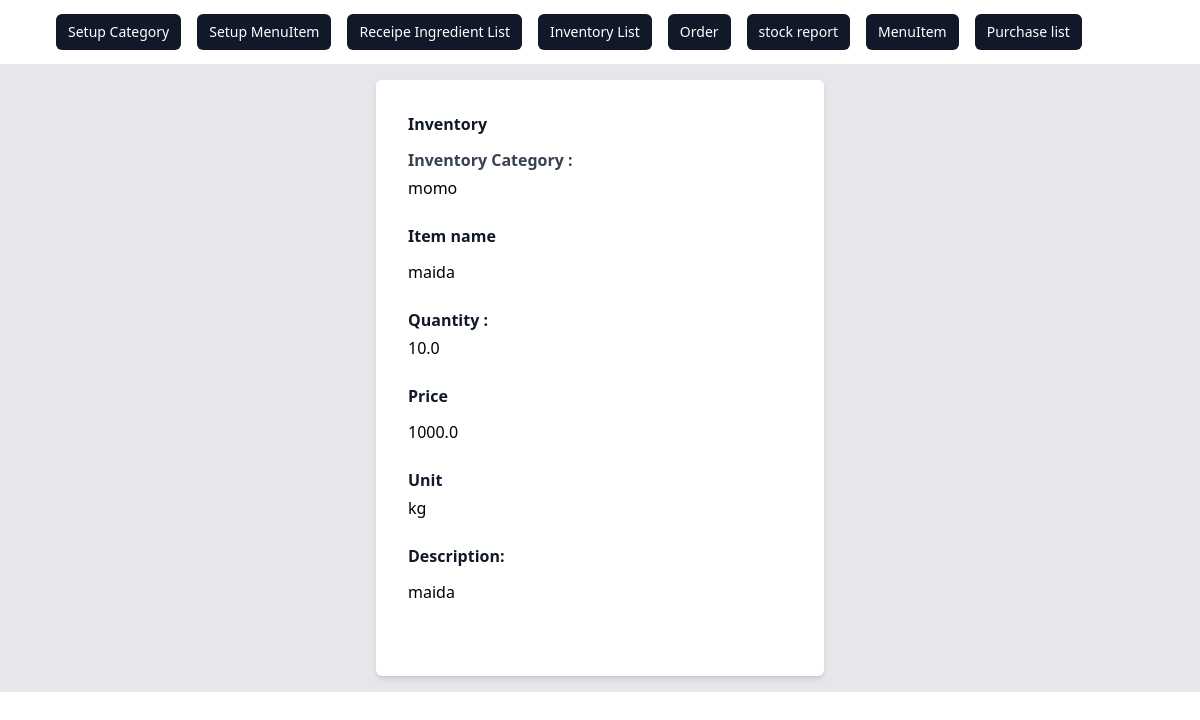
/inventory/detail/1, run on the app's committed database.
### inventory/models.py (models this page shows, shortened)
class Inventory(models.Model):
    category = models.ForeignKey(Category, on_delete=models.CASCADE)
    item_name = models.ForeignKey(
        Ingredient, on_delete=models.CASCADE, max_length=100)
    quantity = models.FloatField()
    price = models.FloatField()
    unit = models.CharField(choices=CHOICES, max_length=100)
    description = models.TextField()

### menu/models.py (models this page shows)
class Category(models.Model):
    name = models.CharField(max_length=100)
    description = models.TextField()
    def __str__(self):
        return self.name

class Ingredient(models.Model):
    name = models.CharField(max_length=50)
    def __str__(self):
        return self.name

### inventory/views.py (the view)
# urls.py: path('detail/<int:pk>', views.InventoryDetailView.as_view(),
class InventoryDetailView(DetailView):
    model = Inventory
    template_name = 'inventory/inventory_detail.html'
    success_url = reverse_lazy('inventory:inventory_list')

### inventory/templates/inventory/inventory_detail.html (shortened to what this page needs)
{% extends './base.html' %} {% block content %}
<link
  href="https://cdn.jsdelivr.net/npm/tailwindcss@2.2.19/dist/tailwind.min.css"
  rel="stylesheet"
/>
<div class="bg-gray-200 p-4">
  <div class="max-w-md mx-auto bg-white p-8 rounded-md shadow-md">
    <form method="POST">
      <div class="card-title">
        <h3 class="block text-gray-900 font-bold mb-3">Inventory</h3>
      </div>
      <div class="card-body">
        <div class="row">
          <div class="form-group">
            <div class="col-md-12">
              <label class="block text-gray-700 font-semibold mb-1">
                Inventory Category :
              </label>
              <div class="col-md-10">{{object.category}}</div>
            </div>
          </div>
          <br />
          <div class="form-group">
            <div class="col-md-12">
              <label class="block text-gray-900 font-semibold mb-3"
                >Item name
              </label>
              <p>{{object.item_name}}</p>
            </div>
          </div>
          <br />
          <div class="form-group">
            <div class="col-md-12">
              <label class="block text-gray-900 font-semibold mb-1">
                Quantity :
              </label>
              <p>{{object.quantity}}</p>
            </div>
          </div>
          <br />
          <div class="form-group">
            <div class="col-md-12">
              <label class="block text-gray-900 font-semibold mb-3">
                Price
              </label>
              <p>{{object.price}}</p>
            </div>
          </div>
          <br />
          <div class="form-group">
            <div class="col-md-12">
              <label class="block text-gray-900 font-semibold mb-1"
                >Unit
              </label>
              <p>{{object.unit}}</p>
            </div>
          </div>
          <br />
          <div class="form-group">
            <div class="col-md-12">
              <label class="block text-gray-900 font-semibold mb-3"
                >Description:
              </label>
              <p>{{object.description}}</p>
            </div>
          </div>
          <br />
        </div>
      </div>
    </form>
  </div>
</div>
{% endblock %}

### data on the page
Inventory: category "momo", item_name "maida", quantity "10.0", price "1000.0", unit "kg", description "maida"
